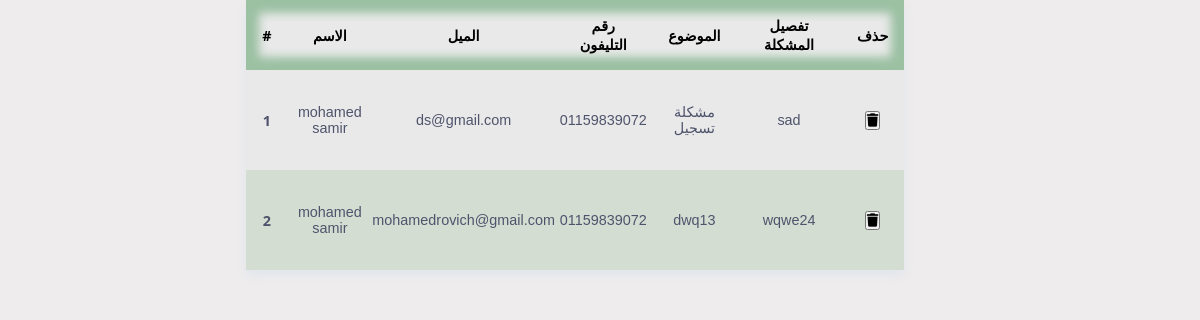
Page /dashboard/dashboard_members_problems/fetch.php on the committed database.
### tables this page shows
CREATE TABLE `contact` (
  `id` int(11) NOT NULL,
  `name` varchar(100) NOT NULL,
  `mail` varchar(100) NOT NULL,
  `phone` varchar(50) NOT NULL,
  `subject` varchar(255) NOT NULL,
  `message` varchar(255) NOT NULL
);

### dashboard/dashboard_members_problems/conn.php (called while the page is built, shortened)
<?php
class Model{
private $server="localhost";
private $username="root";
private $pass="";
private $db='courses';
private $conn;
public function __construct(){
try
{
    $this->conn= new PDO("mysql:host=$this->server;dbname= $this->db", $this->username , $this->pass);
}catch(PDOException $e)
{
    echo'
    <div class="alert alert-danger d-flex align-items-center" role="alert">
      <svg class="bi flex-shrink-0 me-2" width="24" height="24" role="img" aria-label="Danger:"><use xlink:href="#exclamation-triangle-fill"/></svg>
      <div>
       there is an error
      </div>
    </div>'.$e->getMessage();
}
}
    public function fetch(){
        $select = $this->conn->prepare("SELECT * FROM contact");
        $select -> execute();
        return $select;
    }
}
?>

### dashboard/dashboard_members_problems/fetch.php (the view, shortened to what this page needs)
<?php
include 'conn.php';
$model = new Model();
$row = $model->fetch();
?>
<!DOCTYPE html>
<html lang="en">
<head>
  <link rel="stylesheet" href="https://cdnjs.cloudflare.com/ajax/libs/font-awesome/6.1.1/css/all.min.css" />
  <link rel="stylesheet" href="css/home.css">
  <link rel="stylesheet" href="./css/table.css?v=<?php echo time() ?>">
</head>
<body>
<div class="table_section" style="width: 93%;">
<table  >
<thead>
                    <tr>
                        <th>#</th>
                        <th>الاسم</th>
                        <th>المیل</th>
                        <th>رقم التليفون</th>
                        <th>الموضوع</th>
                        <th>تفصيل المشكلة</th>
                         <th>حذف</th>
                    </tr>
                </thead>
<tbody >
    <?php
            $i = 1;
        if(!empty($row)){
            foreach ($row as $rows) {?>
                <tr>
                  <th scope="row"><?php echo $i++; ?></th>
                  <td> <?php echo $rows['name']; ?> </td>
                  <td> <?php echo $rows['mail']; ?> </td>
                  <td> <?php echo $rows['phone']; ?> </td>
                  <td> <?php echo $rows['subject']; ?> </td>
                  <td> <?php echo $rows['message']; ?> </td>
                   <td><button type="button" class="btn btn-danger" id="del" value="<?php echo $rows['id']; ?>"><i class="fa-solid fa-trash"></i></button></td>
              </tr>
              <?php
            }
        }
    ?>
</tbody>
</table>
</div>
</body>
</html>

### dashboard/dashboard_members_problems/css/table.css (style rules this page uses)
* { box-sizing: border-box; margin: 0; padding: 0; }
body { font-family: 'Poppins', sans-serif; display: grid; justify-content: center; align-items: center; color: #4f546c; font-size: .9rem; background-color: #eeecec; }
table { border-collapse: collapse; box-shadow: 0 5px 10px #e1e5ee; background-color: rgb(233, 233, 233); text-align: center; overflow: hidden; }
table thead { box-shadow: 0 0 10px 13px #9bc0a2 inset; color: black; }
table th { padding: 1rem 1rem; font-family: 'Segoe UI', Tahoma, Geneva, Verdana, sans-serif; }
table td { overflow: hidden; font-size: 100%; height: 100px; }
table tr:nth-child(even) { background-color: rgb(212, 221, 210); }

### rows in the picture
contact: name "mohamed samir", mail "ds@gmail.com", phone "01159839072", subject "مشكلة تسجيل", message "sad", $rows['id'] 65 (drawn)
contact: name "mohamed samir", mail "mohamedrovich@gmail.com", phone "01159839072", subject "dwq13", message "wqwe24", $rows['id'] 66 (drawn)
